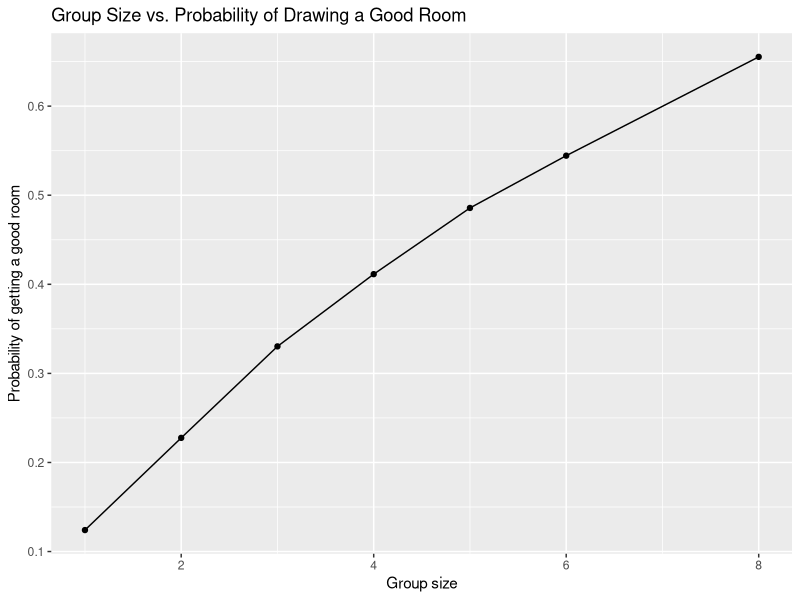

Source code (R):
## ---- chunk 1
library(tidyverse)
set.seed(47)

room_draw <- \(group_size) {
rand_students <- sample(1:325) #random sample of the class
student_group <- rand_students[1:group_size] #random times from sample for each student in a given group size
earliest_student <- min(student_group) #earliest student housing draw time out of the group
good_room <- earliest_student <= 40 #4 people per time slot, one time slot every 3 minutes. 10 slots up to 5:27, so the most sought-after rooms are taken by the first 40 students.
return(good_room)
}
room_draw_simulation <- \(group_size) {
 return(data.frame(
    group_size = group_size, 
    good_room_prob = mean(
        map_lgl(1:10000, \(i) room_draw(group_size))))) #runs the room_draw function with an inputted group_size 10000 times and finds the proportion of successful draws (mean of TRUE = 1 and FALSE = 0 gives proportion of TRUE)
}
possible_groups = c(1,2,3,4,5,6,8)
results <- list_rbind(map(possible_groups, room_draw_simulation)) #list_rbind stacks the rows into one per group size
results
## ---- chunk 2
ggplot(results, aes(x = group_size, y = good_room_prob)) + 
    geom_line() + 
    geom_point() +
    labs(title = "Group Size vs. Probability of Drawing a Good Room", x = "Group size", y = "Probability of getting a good room")
